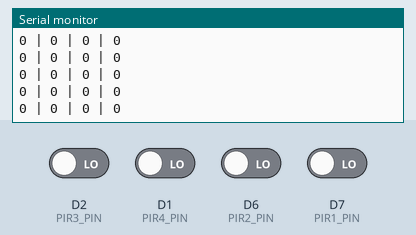
Simulated run of this sketch. Board: ESP8266 (NodeMCU). Parts: the last lines printed to the serial monitor. Inputs (shaded band) come from the test bench; at power-on: D1 (PIR4_PIN), D2 (PIR3_PIN), D6 (PIR2_PIN), D7 (PIR1_PIN) LOW.

Above: at 1.2 s.
1.3 s: D2 (PIR3_PIN) driven HIGH
At 2.2 s:
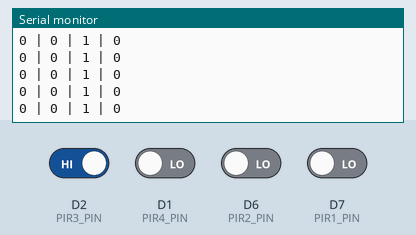
4.3 s: D1 (PIR4_PIN) driven HIGH
At 4.9 s:
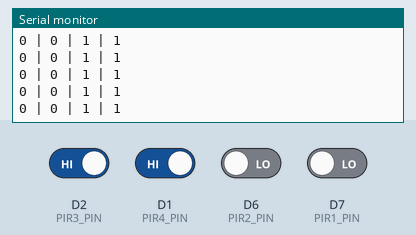
5.8 s: D6 (PIR2_PIN) driven HIGH
At 6.5 s:
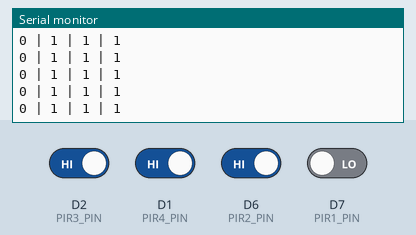
7.3 s: D7 (PIR1_PIN) driven HIGH
At 8.3 s:
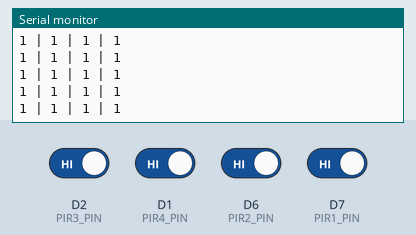
8.8 s: D2 (PIR3_PIN) driven LOW
At 9.6 s:
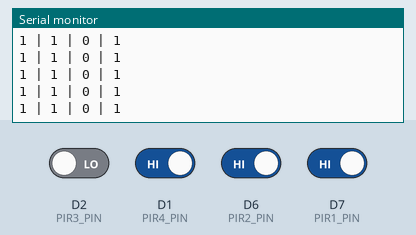
10.3 s: D1 (PIR4_PIN) driven LOW
At 10.8 s:
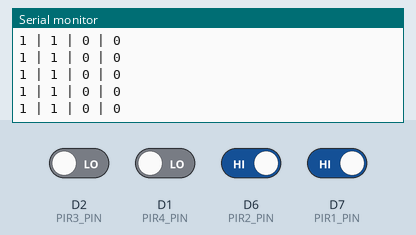

Measured:
- after the input at 1.3 s, the serial monitor: prints a new line at once (image 1)
- after the input at 4.3 s, the serial monitor: prints a new line at once (image 2)
- after the input at 5.8 s, the serial monitor: prints a new line at once (image 3)
- after the input at 7.3 s, the serial monitor: prints a new line at once (image 4)
- after the input at 8.8 s, the serial monitor: prints a new line at once (image 5)
- after the input at 10.3 s, the serial monitor: prints a new line at once (image 6)

The sketch:

testPin.ino
```cpp
#define PIR1_PIN D7
#define PIR2_PIN D6
#define PIR3_PIN D2
#define PIR4_PIN D1

void setup() {
  pinMode(PIR1_PIN,INPUT);
  pinMode(PIR2_PIN,INPUT);
  pinMode(PIR3_PIN,INPUT);
  pinMode(PIR4_PIN,INPUT);

  // put your setup code here, to run once:
  Serial.begin(9600);
}

void loop() {

  Serial.print(digitalRead(PIR1_PIN));
  Serial.print(" | ");
  Serial.print(digitalRead(PIR2_PIN));
  Serial.print(" | ");
  Serial.print(digitalRead(PIR3_PIN));
  Serial.print(" | ");
  Serial.print(digitalRead(PIR4_PIN));
  Serial.println("");

  // put your main code here, to run repeatedly:

}
```
